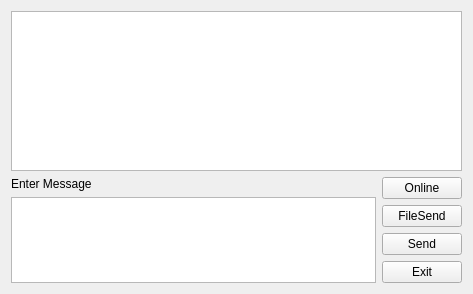
<?xml version="1.0" encoding="UTF-8"?>
<ui version="4.0">
 <class>chatBox</class>
 <widget class="QWidget" name="chatBox">
  <property name="geometry">
   <rect>
    <x>0</x>
    <y>0</y>
    <width>473</width>
    <height>294</height>
   </rect>
  </property>
  <property name="windowTitle">
   <string>chatBox</string>
  </property>
  <layout class="QGridLayout" name="gridLayout">
   <item row="1" column="0" rowspan="4">
    <layout class="QVBoxLayout" name="verticalLayout">
     <item>
      <widget class="QLabel" name="chatLabel">
       <property name="text">
        <string>Enter Message</string>
       </property>
      </widget>
     </item>
     <item>
      <widget class="QTextEdit" name="userChat">
       <property name="verticalScrollBarPolicy">
        <enum>Qt::ScrollBarAsNeeded</enum>
       </property>
      </widget>
     </item>
    </layout>
   </item>
   <item row="0" column="0" colspan="2">
    <widget class="QTextEdit" name="chat">
     <property name="enabled">
      <bool>true</bool>
     </property>
     <property name="readOnly">
      <bool>true</bool>
     </property>
    </widget>
   </item>
   <item row="1" column="1">
    <widget class="QPushButton" name="listOnline">
     <property name="text">
      <string>Online</string>
     </property>
    </widget>
   </item>
   <item row="3" column="1">
    <widget class="QPushButton" name="sendButton">
     <property name="text">
      <string>Send</string>
     </property>
    </widget>
   </item>
   <item row="4" column="1">
    <widget class="QPushButton" name="exitButton">
     <property name="text">
      <string>Exit</string>
     </property>
    </widget>
   </item>
   <item row="2" column="1">
    <widget class="QPushButton" name="fileSendButton">
     <property name="text">
      <string>FileSend</string>
     </property>
    </widget>
   </item>
  </layout>
 </widget>
 <resources/>
 <connections>
  <connection>
   <sender>exitButton</sender>
   <signal>clicked()</signal>
   <receiver>chatBox</receiver>
   <slot>close()</slot>
   <hints>
    <hint type="sourcelabel">
     <x>412</x>
     <y>267</y>
    </hint>
    <hint type="destinationlabel">
     <x>462</x>
     <y>-8</y>
    </hint>
   </hints>
  </connection>
  <connection>
   <sender>sendButton</sender>
   <signal>clicked()</signal>
   <receiver>userChat</receiver>
   <slot>clear()</slot>
   <hints>
    <hint type="sourcelabel">
     <x>463</x>
     <y>254</y>
    </hint>
    <hint type="destinationlabel">
     <x>341</x>
     <y>235</y>
    </hint>
   </hints>
  </connection>
  <connection>
   <sender>fileSendButton</sender>
   <signal>clicked()</signal>
   <receiver>userChat</receiver>
   <slot>clear()</slot>
   <hints>
    <hint type="sourcelabel">
     <x>423</x>
     <y>211</y>
    </hint>
    <hint type="destinationlabel">
     <x>300</x>
     <y>219</y>
    </hint>
   </hints>
  </connection>
 </connections>
</ui>
